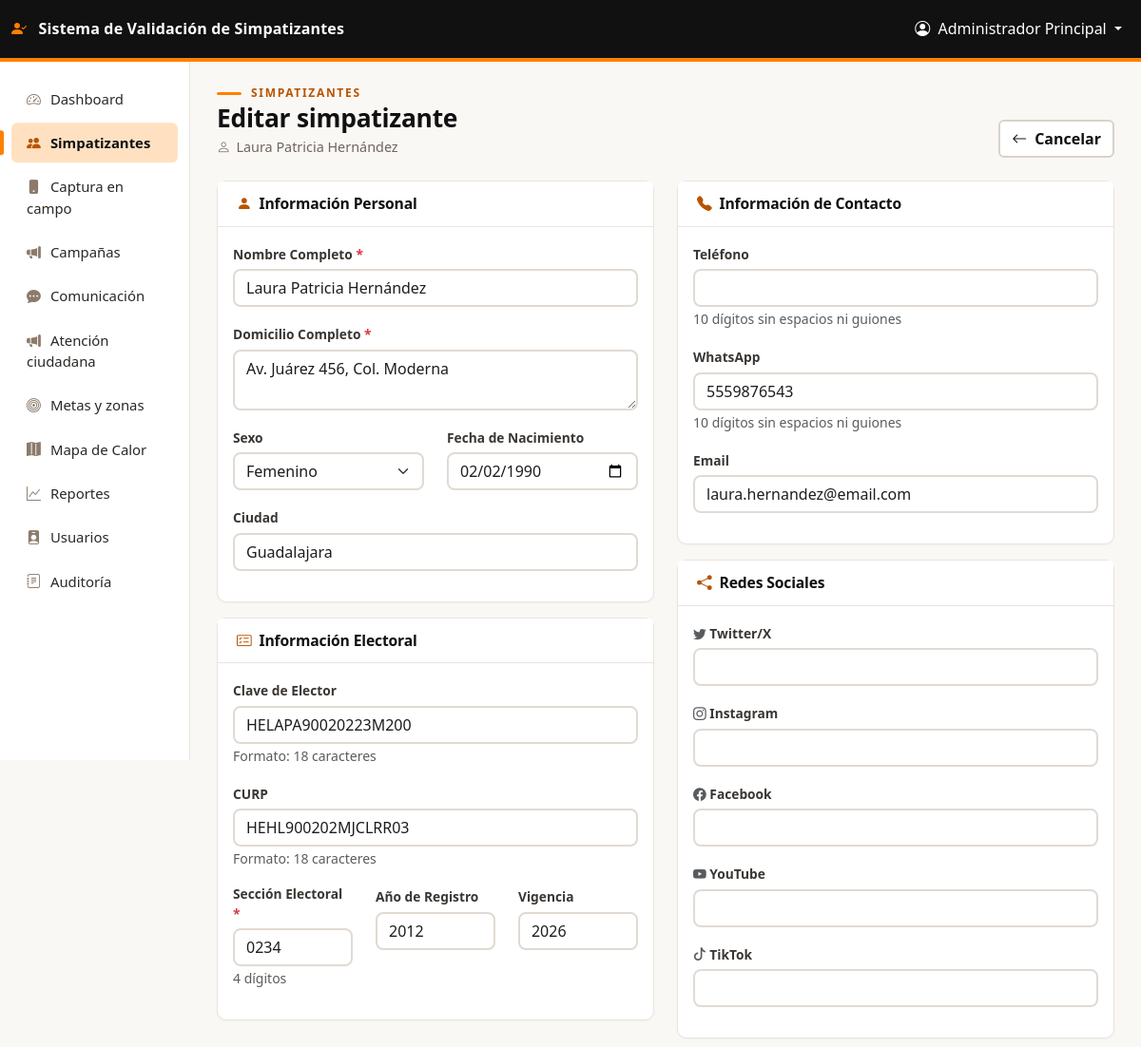
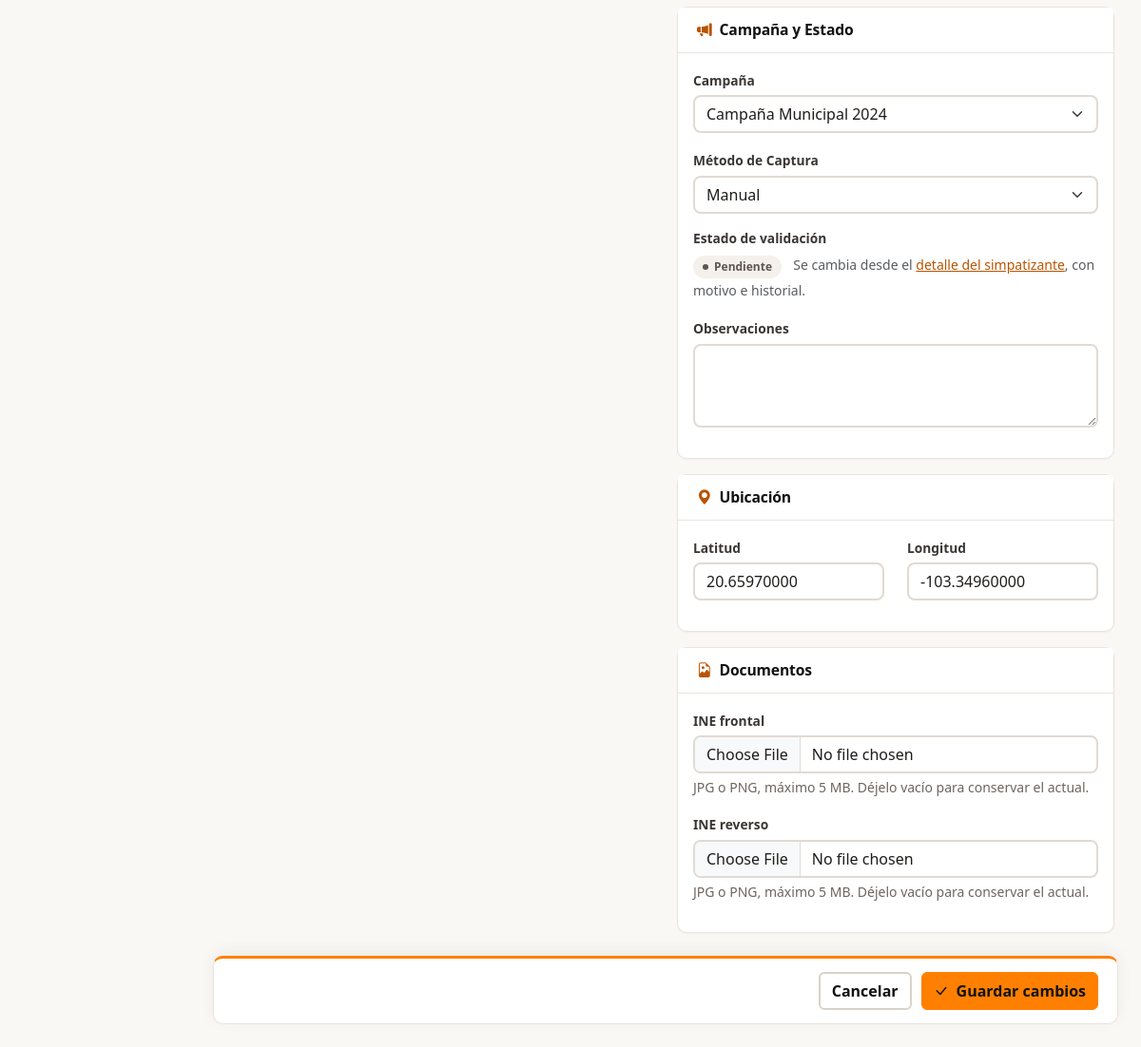
Page /public/simpatizantes/editar.php?id=2 (signed in) on the committed database (2 pictures, top to bottom).
### tables this page shows
CREATE TABLE IF NOT EXISTS simpatizantes (
    id INT AUTO_INCREMENT PRIMARY KEY,
    nombre_completo VARCHAR(150) NOT NULL,
    domicilio_completo TEXT NOT NULL,
    sexo ENUM('M', 'F', 'O') NULL,
    ciudad VARCHAR(100),
    clave_elector VARCHAR(18),
    curp VARCHAR(18),
    fecha_nacimiento DATE,
    ano_registro INT,
    vigencia INT,
    seccion_electoral VARCHAR(10) NOT NULL,
    telefono VARCHAR(20),
    whatsapp VARCHAR(20),
    email VARCHAR(100),
    twitter VARCHAR(100),
    instagram VARCHAR(100),
    facebook VARCHAR(100),
    youtube VARCHAR(100),
    tiktok VARCHAR(100),
    observaciones TEXT,
    latitud DECIMAL(10, 8),
    longitud DECIMAL(11, 8),
    ine_frontal VARCHAR(255),
    ine_posterior VARCHAR(255),
    firma_digital VARCHAR(255),
    campana_id INT,
    capturista_id INT,
    metodo_captura ENUM('manual', 'escaneo') DEFAULT 'manual',
    validado TINYINT(1) DEFAULT 0,
    estatus_validacion ENUM('pendiente', 'validado', 'rechazado') NOT NULL DEFAULT 'pendiente',
    motivo_rechazo VARCHAR(255) NULL,
    duplicado TINYINT(1) DEFAULT 0,
    uuid_cliente CHAR(36) NULL,
    consentimiento TINYINT(1) NULL,
    consentimiento_fecha DATETIME NULL,
    baja_comunicacion TINYINT(1) NOT NULL DEFAULT 0,
    baja_token CHAR(32) NULL,
    ultimo_contacto DATETIME NULL,
    colonia VARCHAR(100) NULL,
    comentario_colonia VARCHAR(500) NULL,
    created_at TIMESTAMP DEFAULT CURRENT_TIMESTAMP,
    updated_at TIMESTAMP DEFAULT CURRENT_TIMESTAMP ON UPDATE CURRENT_TIMESTAMP,
    FOREIGN KEY (campana_id) REFERENCES campanas(id) ON DELETE SET NULL,
    FOREIGN KEY (capturista_id) REFERENCES usuarios(id) ON DELETE SET NULL,
    INDEX idx_clave_elector (clave_elector),
    INDEX idx_curp (curp),
    INDEX idx_whatsapp (whatsapp),
    INDEX idx_email (email),
    INDEX idx_telefono (telefono),
    INDEX idx_estatus (estatus_validacion),
    INDEX idx_seccion_nombre (seccion_electoral, nombre_completo(60)),
    UNIQUE INDEX uq_uuid_cliente (uuid_cliente),
    UNIQUE INDEX uq_baja_token (baja_token),
    INDEX idx_ultimo_contacto (ultimo_contacto),
    INDEX idx_consentimiento (consentimiento, baja_comunicacion),
    INDEX idx_seccion (seccion_electoral),
    INDEX idx_campana (campana_id),
    INDEX idx_capturista (capturista_id),
    INDEX idx_ubicacion (latitud, longitud),
    INDEX idx_created_at (created_at)
);

CREATE TABLE IF NOT EXISTS campanas (
    id INT AUTO_INCREMENT PRIMARY KEY,
    nombre VARCHAR(150) NOT NULL,
    descripcion TEXT,
    fecha_inicio DATE NOT NULL,
    fecha_fin DATE NOT NULL,
    candidato_id INT,
    activa TINYINT(1) DEFAULT 1,
    created_at TIMESTAMP DEFAULT CURRENT_TIMESTAMP,
    updated_at TIMESTAMP DEFAULT CURRENT_TIMESTAMP ON UPDATE CURRENT_TIMESTAMP,
    FOREIGN KEY (candidato_id) REFERENCES usuarios(id) ON DELETE SET NULL,
    INDEX idx_activa (activa),
    INDEX idx_fechas (fecha_inicio, fecha_fin)
);

### public/simpatizantes/editar.php (the view, shortened to what the rows shown need)
<?php
require_once __DIR__ . '/../../config/Database.php';
require_once __DIR__ . '/../../app/controllers/AuthController.php';
require_once __DIR__ . '/../../app/controllers/SimpatizanteController.php';
require_once __DIR__ . '/../../app/models/Campana.php';
$id = (int)$_GET['id'];
$controller = new SimpatizanteController();
$campanaModel = new Campana();
$simpatizante = $controller->obtener($id);
$errores = [];
$campanas = $campanaModel->obtenerTodas(1);
include __DIR__ . '/../../app/views/layouts/header.php';
?>
<div class="container-fluid p-0">
    <div class="page-head">
        <div>
            <h1>Editar simpatizante</h1>
            <div class="meta"><span><i class="bi bi-person"></i><?php echo htmlspecialchars($simpatizante['nombre_completo'] ?? ''); ?></span></div>
        </div>
    </div>
    <form method="POST" action="" enctype="multipart/form-data" id="formSimpatizante"
          data-id="<?php echo (int)$id; ?>"
          data-api="<?php echo BASE_URL; ?>/public/api/verificar-calidad.php"
          data-ver="<?php echo BASE_URL; ?>/public/simpatizantes/ver.php?id=">
        <div class="row">
            <div class="col-lg-6">
                <div class="card mb-3">
                    <div class="card-body">
                        <div class="mb-3">
                            <label class="form-label">Nombre Completo <span class="text-danger">*</span></label>
                            <input type="text" class="form-control <?php echo isset($errores['nombre_completo']) ? 'is-invalid' : ''; ?>"
                                   name="nombre_completo" required
                                   value="<?php echo htmlspecialchars($simpatizante['nombre_completo'] ?? ''); ?>">
                        </div>
                        <div class="mb-3">
                            <label class="form-label">Domicilio Completo <span class="text-danger">*</span></label>
                            <textarea class="form-control <?php echo isset($errores['domicilio_completo']) ? 'is-invalid' : ''; ?>"
                                      name="domicilio_completo" rows="2" required><?php echo htmlspecialchars($simpatizante['domicilio_completo'] ?? ''); ?></textarea>
                        </div>
                        <div class="row">
                            <div class="col-md-6 mb-3">
                                <label class="form-label">Sexo</label>
                                <select class="form-select" name="sexo">
                                    <option value="F" <?php echo (isset($simpatizante['sexo']) && $simpatizante['sexo'] === 'F') ? 'selected' : ''; ?>>Femenino</option>
                                </select>
                            </div>
                            <div class="col-md-6 mb-3">
                                <label class="form-label">Fecha de Nacimiento</label>
                                <input type="date" class="form-control" name="fecha_nacimiento"
                                       value="<?php echo htmlspecialchars($simpatizante['fecha_nacimiento'] ?? ''); ?>">
                            </div>
                        </div>
                        <div class="mb-3">
                            <label class="form-label">Ciudad</label>
                            <input type="text" class="form-control" name="ciudad"
                                   value="<?php echo htmlspecialchars($simpatizante['ciudad'] ?? ''); ?>">
                        </div>
                    </div>
                </div>
                <div class="card mb-3">
                    <div class="card-body">
                        <div class="mb-3">
                            <label class="form-label">Clave de Elector</label>
                            <input type="text" class="form-control <?php echo isset($errores['clave_elector']) ? 'is-invalid' : ''; ?>"
                                   name="clave_elector" maxlength="18"
                                   value="<?php echo htmlspecialchars($simpatizante['clave_elector'] ?? ''); ?>">
                            <small class="text-muted">Formato: 18 caracteres</small>
                        </div>
                        <div class="mb-3">
                            <label class="form-label">CURP</label>
                            <input type="text" class="form-control <?php echo isset($errores['curp']) ? 'is-invalid' : ''; ?>"
                                   name="curp" maxlength="18"
                                   value="<?php echo htmlspecialchars($simpatizante['curp'] ?? ''); ?>">
                            <small class="text-muted">Formato: 18 caracteres</small>
                        </div>
                        <div class="row">
                            <div class="col-md-4 mb-3">
                                <label class="form-label">Sección Electoral <span class="text-danger">*</span></label>
                                <input type="text" class="form-control <?php echo isset($errores['seccion_electoral']) ? 'is-invalid' : ''; ?>"
                                       name="seccion_electoral" pattern="[0-9]{4}" maxlength="4" required
                                       value="<?php echo htmlspecialchars($simpatizante['seccion_electoral'] ?? ''); ?>">
                                <small class="text-muted">4 dígitos</small>
                            </div>
                            <div class="col-md-4 mb-3">
                                <label class="form-label">Año de Registro</label>
                                <input type="number" class="form-control" name="ano_registro" min="1900" max="2099"
                                       value="<?php echo htmlspecialchars($simpatizante['ano_registro'] ?? ''); ?>">
                            </div>
                            <div class="col-md-4 mb-3">
                                <label class="form-label">Vigencia</label>
                                <input type="number" class="form-control" name="vigencia" min="2020" max="2099"
                                       value="<?php echo htmlspecialchars($simpatizante['vigencia'] ?? ''); ?>">
                            </div>
                        </div>
                    </div>
                </div>
            </div>
            <div class="col-lg-6">
                <div class="card mb-3">
                    <div class="card-body">
                        <div class="mb-3">
                            <label class="form-label">WhatsApp</label>
                            <input type="tel" class="form-control <?php echo isset($errores['whatsapp']) ? 'is-invalid' : ''; ?>"
                                   name="whatsapp" pattern="[0-9]{10}" maxlength="16" inputmode="numeric"
                                   value="<?php echo htmlspecialchars($simpatizante['whatsapp'] ?? ''); ?>">
                            <small class="text-muted">10 dígitos sin espacios ni guiones</small>
                        </div>
                        <div class="mb-3">
                            <label class="form-label">Email</label>
                            <input type="email" class="form-control <?php echo isset($errores['email']) ? 'is-invalid' : ''; ?>"
                                   name="email"
                                   value="<?php echo htmlspecialchars($simpatizante['email'] ?? ''); ?>">
                        </div>
                    </div>
                </div>
                <div class="card mb-3">
                    <div class="card-body">
                        <div class="mb-3">
                            <label class="form-label">Campaña</label>
                            <select class="form-select" name="campana_id">
                                <?php foreach ($campanas as $campana): ?>
                                    <option value="<?php echo $campana['id']; ?>"
                                            <?php echo (isset($simpatizante['campana_id']) && $simpatizante['campana_id'] == $campana['id']) ? 'selected' : ''; ?>>
                                        <?php echo htmlspecialchars($campana['nombre']); ?>
                                    </option>
                                <?php endforeach; ?>
                            </select>
                        </div>
                        <div class="mb-3">
                            <label class="form-label">Método de Captura</label>
                            <select class="form-select" name="metodo_captura">
                                <option value="manual" <?php echo (isset($simpatizante['metodo_captura']) && $simpatizante['metodo_captura'] === 'manual') ? 'selected' : ''; ?>>Manual</option>
                            </select>
                        </div>
                        <?php
                        $estatusActual = $simpatizante['estatus_validacion'] ?? (!empty($simpatizante['validado']) ? 'validado' : 'pendiente');
                        $etiquetasEstatus = ['pendiente' => 'Pendiente', 'validado' => 'Validado', 'rechazado' => 'Rechazado'];
                        ?>
                        <div class="mb-3">
                            <label class="form-label d-block">Estado de validación</label>
                            <span class="status-pill <?php echo $estatusActual === 'validado' ? 'on' : 'off'; ?>"><?php echo $etiquetasEstatus[$estatusActual] ?? 'Pendiente'; ?></span>
                            <small class="text-muted ms-2">Se cambia desde el <a href="ver.php?id=<?php echo (int)$id; ?>">detalle del simpatizante</a>, con motivo e historial.</small>
                        </div>
                    </div>
                </div>
                <div class="card mb-3">
                    <div class="card-body">
                        <div class="row mb-3">
                            <div class="col-md-6">
                                <label class="form-label">Latitud</label>
                                <input type="text" class="form-control" name="latitud"
                                       value="<?php echo htmlspecialchars($simpatizante['latitud'] ?? ''); ?>">
                            </div>
                            <div class="col-md-6">
                                <label class="form-label">Longitud</label>
                                <input type="text" class="form-control" name="longitud"
                                       value="<?php echo htmlspecialchars($simpatizante['longitud'] ?? ''); ?>">
                            </div>
                        </div>
                    </div>
                </div>
            </div>
        </div>
    </form>
</div>
<?php include __DIR__ . '/../../app/views/layouts/footer.php'; ?>

### rows in the picture
simpatizantes: nombre_completo "Laura Patricia Hernández", domicilio_completo "Av. Juárez 456, Col. Moderna", sexo "Femenino", fecha_nacimiento "02/02/1990", ciudad "Guadalajara", clave_elector "HELAPA90020223M200", curp "HEHL900202MJCLRR03", seccion_electoral "0234", ano_registro "2012", vigencia "2026", whatsapp "5559876543", email "laura.hernandez@email.com", campana_id "Campaña Municipal 2024", metodo_captura "Manual", estatus_validacion "Pendiente", latitud "20.65970000", longitud "-103.34960000"

### other values in the picture
APP_NAME "Sistema de Validación de Simpatizantes"
$_SESSION['nombre_completo'] "Administrador Principal"
$doc[1] "INE frontal"
$doc[1] "INE reverso"
